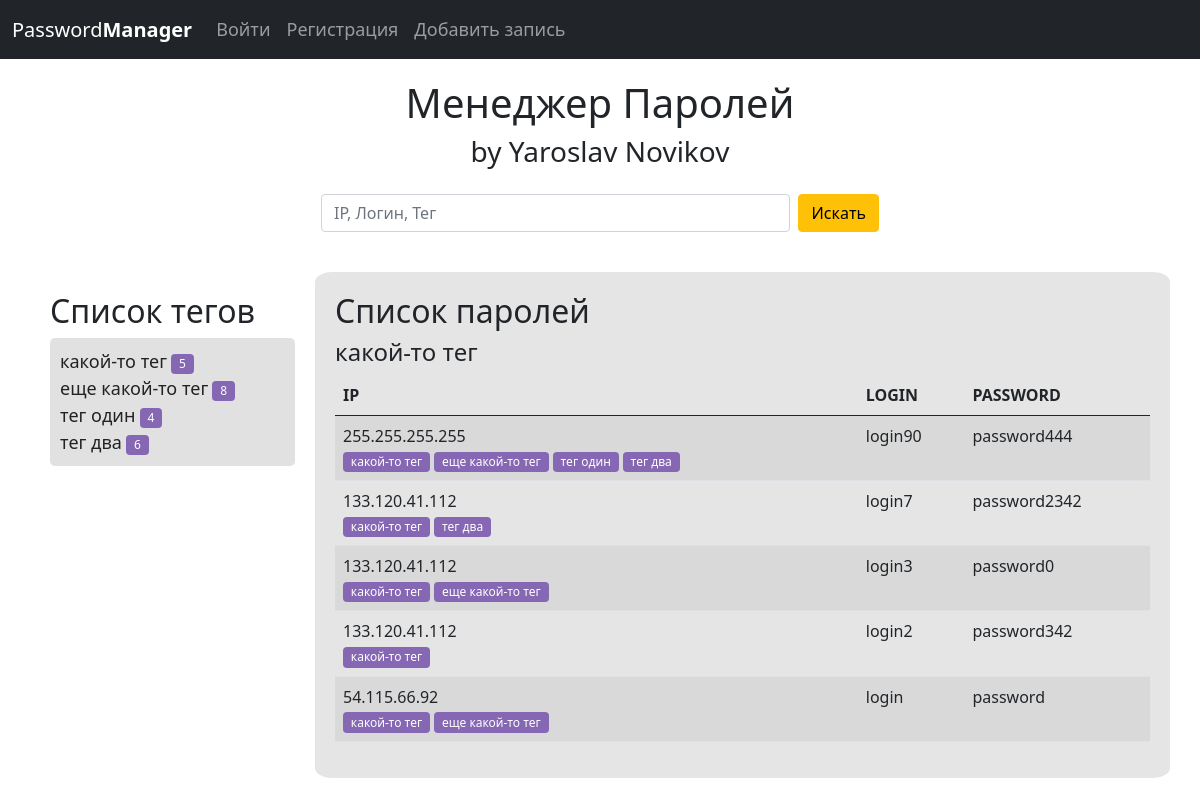
Screenshot of /tag/kakoj-to-teg with the database file from the repository.
### password_manager_app/models.py (models this page shows, shortened)
class Tag(models.Model):
    name = models.CharField(max_length=100, null=False, default='')
    slug = models.SlugField(max_length=100, unique=True, verbose_name='URL')
    def __str__(self):
        return f'{self.name}'
    def get_url(self):
        return reverse('tags', args=[self.slug])

class PasswordManager(models.Model):
    ip = models.CharField(max_length=15, null=False, default=f'{randint(1,255)}.{randint(1,255)}.{randint(1,255)}.{randint(1,255)}')
    login = models.CharField(max_length=100, null=False, default='login')
    password = models.CharField(max_length=100, null=False, default='password')
    tags = models.ManyToManyField(Tag, blank=True)

### password_manager_app/views.py (the view)
# urls.py: path('<str:tag>', views.get_tag, name='tags'),
def get_tag(request, tag):
    tagname = get_object_or_404(Tag, slug=tag)
    pass_list = PasswordManager.objects.all()
    tags_list = Tag.objects.all()
    context = {
        'pass_list': pass_list,
        'tags_list': tags_list,
        'tagname': tagname,
    }
    return render(request, 'password_manager_app/selected.html', context=context)

### password_manager_app/templates/password_manager_app/selected.html
{% extends 'base.html' %}
{% load static %}
{% block content %}
<h2>Список паролей</h2>
<h4>{{ tagname }}</h4>
<table class="table table-striped">
    <thead>
        <tr>
            <th scope="col">IP</th>
            <th scope="col">LOGIN</th>
            <th scope="col">PASSWORD</th>
        </tr>
    </thead>
    <tbody>
        {% for pass in tagname.passwordmanager_set.all %}
            <tr>
            <td>{{ pass.ip }}<br>
                {% for tag in pass.tags.all %}
                <a href="{{ tag.get_url }}"><span class="badge badge-primary">{{ tag }}</span></a>
                {% endfor %}
            </td>
            <td>{{ pass.login }}</td>
            <td>{{ pass.password }}</td>
            </tr>
        {% endfor %}
    </tbody>
</table>
{% endblock %}
{% block tags %}
    <h2>Список тегов</h2>
    <ul>
    {% for tag in tags_list %}
    <li><a href="{{ tag.get_url }}">{{ tag.name }}</a> <span class="badge badge-primary">{{ tag.passwordmanager_set.count }}</span></li>
    {% endfor %}
    </ul>
{% endblock %}

### static/css/style.css (style rules this page uses)
body { background-color:rgb(255, 255, 255); }
.left ul { padding: 10px !important; background-color: #e1e1e1; border-radius: 5px; }
li { list-style-type: none; }
li a { text-decoration: none; font-size: 18px; color: #222; }
.table .badge, li .badge { background-color: #8667b3 !important; font-weight: 500; }

### rows the page displays
Tag: name "какой-то тег", passwordmanager_set.count "5"
Tag: name "еще какой-то тег", passwordmanager_set.count "8"
Tag: name "тег один", passwordmanager_set.count "4"
Tag: name "тег два", passwordmanager_set.count "6"
PasswordManager: ip "255.255.255.255", login "login90", password "password444"
PasswordManager: ip "133.120.41.112", login "login7", password "password2342"
PasswordManager: ip "133.120.41.112", login "login3", password "password0"
PasswordManager: ip "133.120.41.112", login "login2", password "password342"
PasswordManager: ip "54.115.66.92", login "login", password "password"
